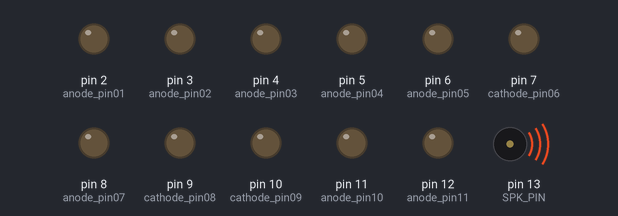
Bench run of a sketch on a simulated Arduino Uno, built with avr-gcc and run on an emulated ATmega328P. On the bench: output pins drawn as LEDs (lit = HIGH), buzzer (waves = sounding).

Above: at 0.2 s.
At 2.5 s:
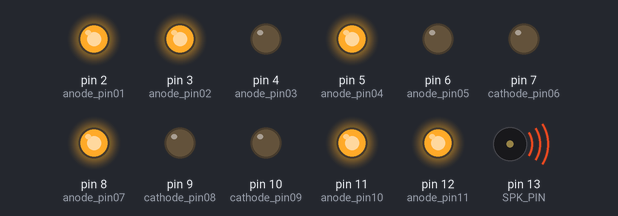
At 3.0 s:
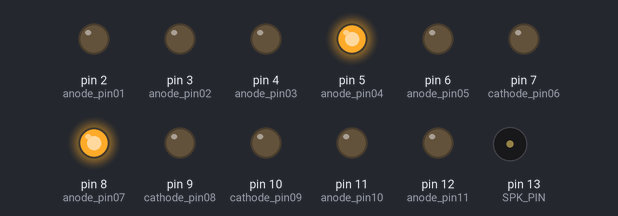
At 3.5 s:
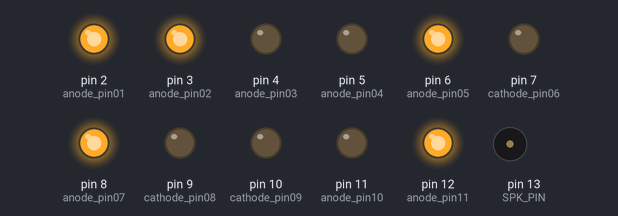
At 5.0 s:
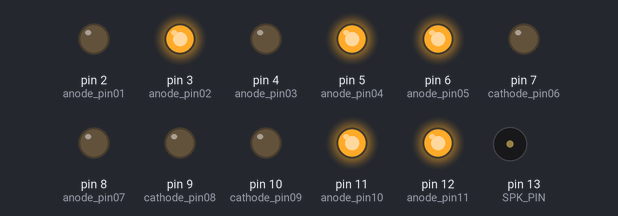
At 7.0 s:
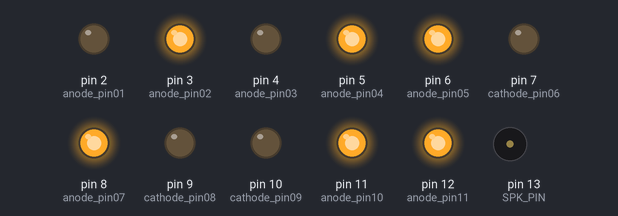
Timing chart, 0 to 9.5 s (numbered marks = the images above):
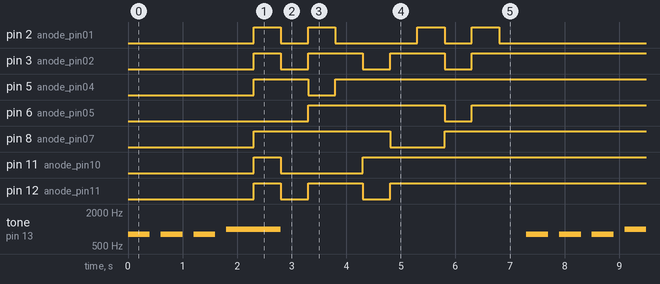

The sketch:

sketch_dec10a.ino
```cpp
/*
  7SEG＋圧電ブザー
*/

const int anode_pin01 = 2;
const int anode_pin02 = 3;
const int anode_pin03 = 4;
const int anode_pin04 = 5;
const int anode_pin05 = 6;
const int anode_pin07 = 8;
const int anode_pin10 = 11;
const int anode_pin11 = 12;
const int cathode_pin06 = 7;
const int cathode_pin08 = 9;
const int cathode_pin09 = 10;
//const int cathode_pin12 = 13;

#define SPK_PIN 13

void setup() {
  pinMode(anode_pin01, OUTPUT);
  pinMode(anode_pin02, OUTPUT);
  pinMode(anode_pin03, OUTPUT);
  pinMode(anode_pin04, OUTPUT);
  pinMode(anode_pin05, OUTPUT);
  pinMode(anode_pin07, OUTPUT);
  pinMode(anode_pin10, OUTPUT);
  pinMode(anode_pin11, OUTPUT);
  pinMode(cathode_pin06, OUTPUT);
  pinMode(cathode_pin08, OUTPUT);
  pinMode(cathode_pin09, OUTPUT);
//  pinMode(cathode_pin12, OUTPUT);
  pinMode(SPK_PIN, OUTPUT);
}

void loop() {

  // スタート音
  tone(SPK_PIN, 800, 400);
  delay(600);
  tone(SPK_PIN, 800, 400);
  delay(600);
  tone(SPK_PIN, 800, 400);
  delay(600);
  tone(SPK_PIN, 1000, 1000);
  delay(500);


  //0
  digitalWrite(anode_pin01, HIGH);
  digitalWrite(anode_pin02, HIGH);
  digitalWrite(anode_pin03, LOW);
  digitalWrite(anode_pin04, HIGH);
  digitalWrite(anode_pin05, LOW);
  digitalWrite(anode_pin07, HIGH);
  digitalWrite(anode_pin10, HIGH);
  digitalWrite(anode_pin11, HIGH);
  digitalWrite(cathode_pin06, LOW);
  digitalWrite(cathode_pin08, LOW);
  digitalWrite(cathode_pin09, LOW);
//  digitalWrite(cathode_pin12, LOW);
  delay(500);
  //1
  digitalWrite(anode_pin01, LOW);
  digitalWrite(anode_pin02, LOW);
  digitalWrite(anode_pin03, LOW);
  digitalWrite(anode_pin04, HIGH);
  digitalWrite(anode_pin05, LOW);
  digitalWrite(anode_pin07, HIGH);
  digitalWrite(anode_pin10, LOW);
  digitalWrite(anode_pin11, LOW);
  digitalWrite(cathode_pin06, LOW);
  digitalWrite(cathode_pin08, LOW);
  digitalWrite(cathode_pin09, LOW);
//  digitalWrite(cathode_pin12, LOW);
  delay(500);
  //2
  digitalWrite(anode_pin01, HIGH);
  digitalWrite(anode_pin02, HIGH);
  digitalWrite(anode_pin03, LOW);
  digitalWrite(anode_pin04, LOW);
  digitalWrite(anode_pin05, HIGH);
  digitalWrite(anode_pin07, HIGH);
  digitalWrite(anode_pin10, LOW);
  digitalWrite(anode_pin11, HIGH);
  digitalWrite(cathode_pin06, LOW);
  digitalWrite(cathode_pin08, LOW);
  digitalWrite(cathode_pin09, LOW);
//  digitalWrite(cathode_pin12, LOW);
  delay(500);
  //3
  digitalWrite(anode_pin01, LOW);
  digitalWrite(anode_pin02, HIGH);
  digitalWrite(anode_pin03, LOW);
  digitalWrite(anode_pin04, HIGH);
  digitalWrite(anode_pin05, HIGH);
  digitalWrite(anode_pin07, HIGH);
  digitalWrite(anode_pin10, LOW);
  digitalWrite(anode_pin11, HIGH);
  digitalWrite(cathode_pin06, LOW);
  digitalWrite(cathode_pin08, LOW);
  digitalWrite(cathode_pin09, LOW);
//  digitalWrite(cathode_pin12, LOW);
  delay(500);
  //4
  digitalWrite(anode_pin01, LOW);
  digitalWrite(anode_pin02, LOW);
  digitalWrite(anode_pin03, LOW);
  digitalWrite(anode_pin04, HIGH);
  digitalWrite(anode_pin05, HIGH);
  digitalWrite(anode_pin07, HIGH);
  digitalWrite(anode_pin10, HIGH);
  digitalWrite(anode_pin11, LOW);
  digitalWrite(cathode_pin06, LOW);
  digitalWrite(cathode_pin08, LOW);
  digitalWrite(cathode_pin09, LOW);
//  digitalWrite(cathode_pin12, LOW);
  delay(500);
  //5
  digitalWrite(anode_pin01, LOW);
  digitalWrite(anode_pin02, HIGH);
  digitalWrite(anode_pin03, LOW);
  digitalWrite(anode_pin04, HIGH);
  digitalWrite(anode_pin05, HIGH);
  digitalWrite(anode_pin07, LOW);
  digitalWrite(anode_pin10, HIGH);
  digitalWrite(anode_pin11, HIGH);
  digitalWrite(cathode_pin06, LOW);
  digitalWrite(cathode_pin08, LOW);
  digitalWrite(cathode_pin09, LOW);
//  digitalWrite(cathode_pin12, LOW);
  delay(500);
  //6
  digitalWrite(anode_pin01, HIGH);
  digitalWrite(anode_pin02, HIGH);
  digitalWrite(anode_pin03, LOW);
  digitalWrite(anode_pin04, HIGH);
  digitalWrite(anode_pin05, HIGH);
  digitalWrite(anode_pin07, LOW);
  digitalWrite(anode_pin10, HIGH);
  digitalWrite(anode_pin11, HIGH);
  digitalWrite(cathode_pin06, LOW);
  digitalWrite(cathode_pin08, LOW);
  digitalWrite(cathode_pin09, LOW);
//  digitalWrite(cathode_pin12, LOW);
  delay(500);
  //7
  digitalWrite(anode_pin01, LOW);
  digitalWrite(anode_pin02, LOW);
  digitalWrite(anode_pin03, LOW);
  digitalWrite(anode_pin04, HIGH);
  digitalWrite(anode_pin05, LOW);
  digitalWrite(anode_pin07, HIGH);
  digitalWrite(anode_pin10, HIGH);
  digitalWrite(anode_pin11, HIGH);
  digitalWrite(cathode_pin06, LOW);
  digitalWrite(cathode_pin08, LOW);
  digitalWrite(cathode_pin09, LOW);
//  digitalWrite(cathode_pin12, LOW);
  delay(500);
  //8
  digitalWrite(anode_pin01, HIGH);
  digitalWrite(anode_pin02, HIGH);
  digitalWrite(anode_pin03, LOW);
  digitalWrite(anode_pin04, HIGH);
  digitalWrite(anode_pin05, HIGH);
  digitalWrite(anode_pin07, HIGH);
  digitalWrite(anode_pin10, HIGH);
  digitalWrite(anode_pin11, HIGH);
  digitalWrite(cathode_pin06, LOW);
  digitalWrite(cathode_pin08, LOW);
  digitalWrite(cathode_pin09, LOW);
//  digitalWrite(cathode_pin12, LOW);
  delay(500);
  //9
  digitalWrite(anode_pin01, LOW);
  digitalWrite(anode_pin02, HIGH);
  digitalWrite(anode_pin03, LOW);
  digitalWrite(anode_pin04, HIGH);
  digitalWrite(anode_pin05, HIGH);
  digitalWrite(anode_pin07, HIGH);
  digitalWrite(anode_pin10, HIGH);
  digitalWrite(anode_pin11, HIGH);
  digitalWrite(cathode_pin06, LOW);
  digitalWrite(cathode_pin08, LOW);
  digitalWrite(cathode_pin09, LOW);
//  digitalWrite(cathode_pin12, LOW);
  delay(500);
}
```

Measured:
- by itself, pin 2 (anode_pin01): repeats every 7.3 s: LOW 0.50 s, HIGH 0.50 s, LOW 1.5 s, HIGH 0.50 s, LOW 0.50 s, HIGH 0.50 s, LOW 2.8 s, HIGH 0.50 s
- by itself, pin 3 (anode_pin02): repeats every 7.3 s: 2 × (LOW 0.50 s, HIGH 1.0 s), LOW 0.50 s, HIGH 3.8 s
- by itself, pin 5 (anode_pin04): repeats every 7.3 s: LOW 0.50 s, HIGH 6.8 s
- by itself, pin 6 (anode_pin05): repeats every 7.3 s: LOW 0.50 s, HIGH 3.3 s, LOW 1.0 s, HIGH 2.5 s
- by itself, pin 8 (anode_pin07): repeats every 7.3 s: LOW 1.0 s, HIGH 6.3 s
- by itself, pin 11 (anode_pin10): repeats every 7.3 s: LOW 1.5 s, HIGH 5.8 s
- by itself, pin 12 (anode_pin11): repeats every 7.3 s: LOW 0.50 s, HIGH 1.0 s, LOW 0.50 s, HIGH 5.3 s
- by itself, tone on pin 13 (SPK_PIN): repeats every 7.3 s: 2 × (silent 0.20 s, 800 Hz 0.40 s), silent 0.20 s, 1000 Hz 1.0 s, silent 4.5 s, 800 Hz 0.40 s
